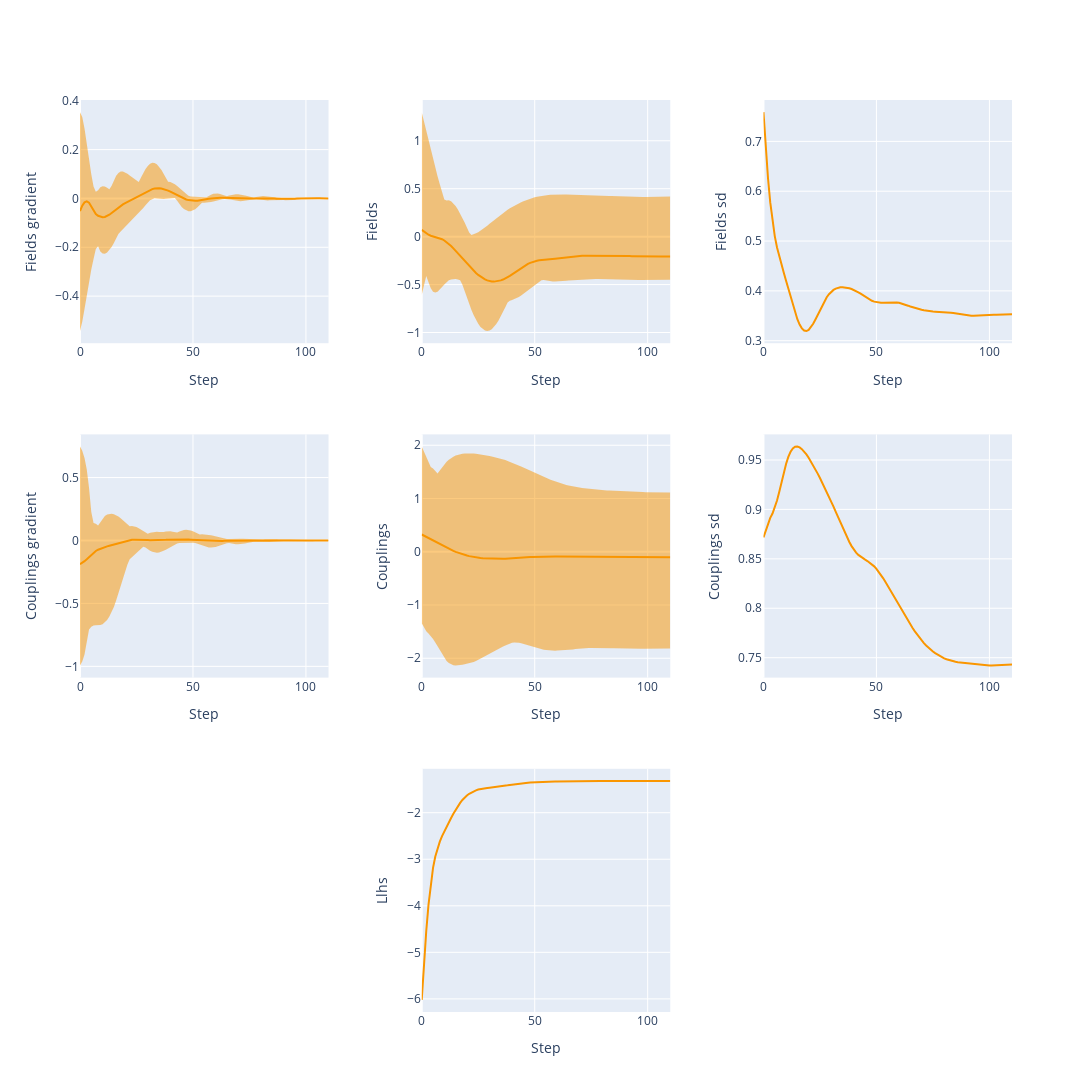

Write notebook code for a chart like this one.
### Code cell
layout_spec = {
    (1, 1): {'data': ml_fitter.fields_grads, 'label': 'Fields gradient'},
    (2, 1): {'data': ml_fitter.couplings_grads, 'label': 'Couplings gradient'},
    (1, 2): {'data': ml_fitter.fields_history, 'label': 'Fields'},
    (2, 2): {'data': ml_fitter.couplings_history, 'label': 'Couplings'},
    (1, 3): {'data': ml_fitter.sd_fields, 'label': 'Fields SD'},   
    (2, 3): {'data': ml_fitter.sd_couplings, 'label': 'Couplings SD'},
    (3, 2) : {'data': ml_fitter.llhs, 'label': 'LLHs'}
}

plot_generalized(layout_spec)
